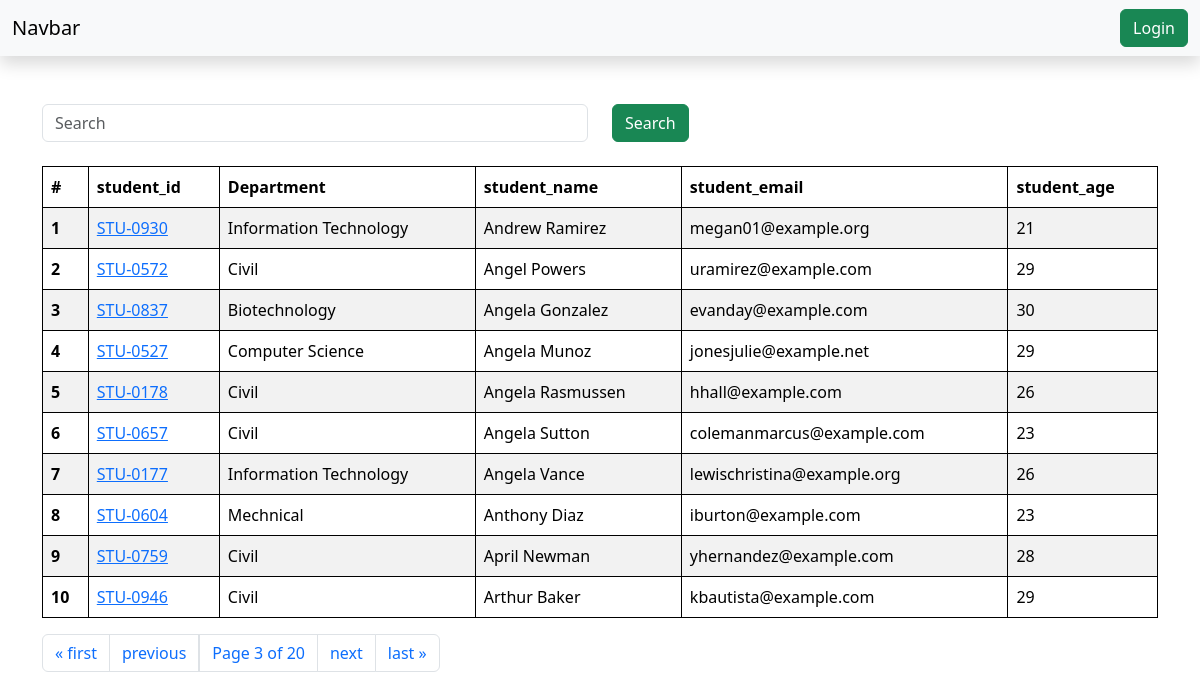
Screenshot of /students/?page=3 with the database file from the repository.
### vege/models.py (models this page shows, shortened)
class Student(models.Model):
    department = models.ForeignKey(Department, related_name="depart", on_delete=models.CASCADE)
    student_id = models.OneToOneField(StudentID, related_name="studentid", on_delete=models.CASCADE)
    student_name = models.CharField(max_length=100)
    student_email = models.EmailField(unique=True)
    student_age = models.IntegerField(default=18)
    student_address = models.TextField()
    class Meta:
        ordering = ['student_name']
        verbose_name = "student"

class StudentID(models.Model):
    student_id = models.CharField(max_length=100)
    def __str__(self) -> str:
        return self.student_id

class Department(models.Model):
    department = models.CharField(max_length=100)
    class Meta:
        ordering = ['department']

### vege/views.py (the view, shortened to what this page needs)
# urls.py: path('students/', get_student, name="get_student"),
def get_student(request):
    queryset = Student.objects.all()
    paginator = Paginator(queryset, 10)  # Show 10 rowa per page.
    page_number = request.GET.get("page", 1)
    page_obj = paginator.get_page(page_number)
    print(page_obj)
    return render(request, 'report/students.html', {'queryset' : page_obj})

### vege/templates/report/students.html
{% extends "base.html" %}
{% block start %}
<div class="container mt-5">
    <form class="mb-4" method="get" id="234">
        <div class="row">
            <div class="col-md-6">
                <input type="text" name="search" class="form-control" placeholder="Search"
                    value="{{ request.GET.search }}">
            </div>
            <div class="col-md-6">
                <button class="btn btn-success">Search</button>
            </div>
        </div>
    </form>
    <table class="table table-striped">
        <thead>
            <tr>
                <th scope="col">#</th>
                <th scope="col">student_id</th>
                <th scope="col">Department</th>
                <th scope="col">student_name</th>
                <th scope="col">student_email</th>
                <th scope="col">student_age</th>
            </tr>
        </thead>
        <tbody>
            {% for student in queryset %}
            <tr>
                <th scope="row">{{forloop.counter}}</th>
                <td><a href="{% url 'see_marks' student.student_id %}">
                        {{student.student_id}}</a></td>
                <td>{{student.department.department}}</td>
                <td>{{student.student_name}}</td>
                <td>{{student.student_email}}</td>
                <td>{{student.student_age}}</td>
            </tr>
            {% endfor %}
        </tbody>
    </table>
    <nav aria-label="Page navigation example">
        <ul class="pagination">
            {% if queryset.has_previous %}
            <li class="page-item"><a class="page-link" href="?page=1">&laquo; first</a></li>
            <li class="page-item"><a class="page-link"
                    href="?page={{ queryset.previous_page_number }}&search={{ request.GET.search }}">previous</a>
            </li>
            {% endif %}
            <span class="current page-link">
                Page {{ queryset.number }} of {{ queryset.paginator.num_pages }}
            </span>
            {% if queryset.has_next %}
            <li class="page-item"><a class="page-link" href="?page={{ queryset.next_page_number }}">next</a></li>
            <li class="page-item"><a class="page-link" href="?page={{ queryset.paginator.num_pages }}">last &raquo;</a>
            </li>
            {% endif %}
        </ul>
    </nav>
</div>
{% endblock %}

### home/templates/base.html (style rules this page uses)
table, th, td { border: 1px solid black; }

### rows the page displays
Student: student_id "STU-0930", department.department "Information Technology", student_name "Andrew Ramirez", student_email "megan01@example.org", student_age "21"
Student: student_id "STU-0572", department.department "Civil", student_name "Angel Powers", student_email "uramirez@example.com", student_age "29"
Student: student_id "STU-0837", department.department "Biotechnology", student_name "Angela Gonzalez", student_email "evanday@example.com", student_age "30"
Student: student_id "STU-0527", department.department "Computer Science", student_name "Angela Munoz", student_email "jonesjulie@example.net", student_age "29"
Student: student_id "STU-0178", department.department "Civil", student_name "Angela Rasmussen", student_email "hhall@example.com", student_age "26"
Student: student_id "STU-0657", department.department "Civil", student_name "Angela Sutton", student_email "colemanmarcus@example.com", student_age "23"
Student: student_id "STU-0177", department.department "Information Technology", student_name "Angela Vance", student_email "lewischristina@example.org", student_age "26"
Student: student_id "STU-0604", department.department "Mechnical", student_name "Anthony Diaz", student_email "iburton@example.com", student_age "23"
Student: student_id "STU-0759", department.department "Civil", student_name "April Newman", student_email "yhernandez@example.com", student_age "28"
Student: student_id "STU-0946", department.department "Civil", student_name "Arthur Baker", student_email "kbautista@example.com", student_age "29"

### other values shown
{{ queryset.number }} "3"
{{ queryset.paginator.num_pages }} "20"
